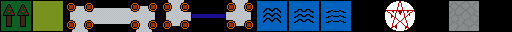

This is a level from a 2D game, rendered from its Tiled map with the project's own tilesets. A one-line summary and the complete map file follow:
An orthogonal 16x1 tile map with 32x32 px tiles, 1 tile layer (Tile Layer 1).

<map version="1.2" tiledversion="1.2.4" orientation="orthogonal" renderorder="right-down" width="16" height="1" tilewidth="32" tileheight="32" infinite="0" nextlayerid="5" nextobjectid="1">
 <tileset firstgid="1" source="Field.tsx" />
 <layer id="4" name="Tile Layer 1" width="16" height="1">
  <data encoding="csv">
2,3,12,7,8,9,10,11,13,14,15,16,17,18,19,20
</data>
 </layer>
</map>
